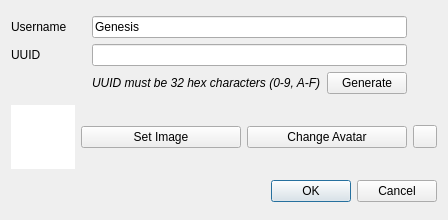
<?xml version="1.0" encoding="UTF-8"?>
<ui version="4.0">
 <class>NewUserDialog</class>
 <widget class="QDialog" name="NewUserDialog">
  <property name="geometry">
   <rect>
    <x>0</x>
    <y>0</y>
    <width>448</width>
    <height>220</height>
   </rect>
  </property>
  <property name="windowTitle">
   <string>New User</string>
  </property>
  <layout class="QGridLayout" name="gridLayout_2">
   <item row="2" column="1" colspan="3">
    <widget class="QDialogButtonBox" name="buttonBox">
     <property name="orientation">
      <enum>Qt::Orientation::Horizontal</enum>
     </property>
     <property name="standardButtons">
      <set>QDialogButtonBox::StandardButton::Cancel|QDialogButtonBox::StandardButton::Ok</set>
     </property>
    </widget>
   </item>
   <item row="1" column="2">
    <widget class="QPushButton" name="setAvatar">
     <property name="text">
      <string>Change Avatar</string>
     </property>
    </widget>
   </item>
   <item row="1" column="1">
    <widget class="QPushButton" name="selectImage">
     <property name="text">
      <string>Set Image</string>
     </property>
    </widget>
   </item>
   <item row="1" column="3">
    <widget class="QToolButton" name="revert">
     <property name="text">
      <string/>
     </property>
    </widget>
   </item>
   <item row="0" column="0" colspan="4">
    <layout class="QGridLayout" name="gridLayout">
     <item row="1" column="0">
      <widget class="QLabel" name="label">
       <property name="text">
        <string>UUID</string>
       </property>
      </widget>
     </item>
     <item row="0" column="1" colspan="2">
      <widget class="QLineEdit" name="username">
       <property name="text">
        <string>Genesis</string>
       </property>
      </widget>
     </item>
     <item row="1" column="1" colspan="2">
      <widget class="QLineEdit" name="uuid"/>
     </item>
     <item row="0" column="0">
      <widget class="QLabel" name="label_2">
       <property name="text">
        <string>Username</string>
       </property>
      </widget>
     </item>
     <item row="2" column="1">
      <widget class="QLabel" name="label_3">
       <property name="font">
        <font>
         <italic>true</italic>
        </font>
       </property>
       <property name="text">
        <string>UUID must be 32 hex characters (0-9, A-F)</string>
       </property>
      </widget>
     </item>
     <item row="2" column="2">
      <widget class="QPushButton" name="generate">
       <property name="text">
        <string>Generate</string>
       </property>
      </widget>
     </item>
     <item row="1" column="3">
      <widget class="QLabel" name="uuidVerified">
       <property name="sizePolicy">
        <sizepolicy hsizetype="Fixed" vsizetype="Preferred">
         <horstretch>0</horstretch>
         <verstretch>0</verstretch>
        </sizepolicy>
       </property>
       <property name="minimumSize">
        <size>
         <width>24</width>
         <height>0</height>
        </size>
       </property>
      </widget>
     </item>
     <item row="0" column="3">
      <widget class="QLabel" name="usernameVerified">
       <property name="text">
        <string/>
       </property>
      </widget>
     </item>
    </layout>
   </item>
   <item row="1" column="0">
    <widget class="QGraphicsView" name="image">
     <property name="sizePolicy">
      <sizepolicy hsizetype="Expanding" vsizetype="Expanding">
       <horstretch>0</horstretch>
       <verstretch>0</verstretch>
      </sizepolicy>
     </property>
     <property name="minimumSize">
      <size>
       <width>64</width>
       <height>64</height>
      </size>
     </property>
     <property name="maximumSize">
      <size>
       <width>64</width>
       <height>64</height>
      </size>
     </property>
     <property name="frameShape">
      <enum>QFrame::Shape::NoFrame</enum>
     </property>
     <property name="frameShadow">
      <enum>QFrame::Shadow::Plain</enum>
     </property>
     <property name="verticalScrollBarPolicy">
      <enum>Qt::ScrollBarPolicy::ScrollBarAlwaysOff</enum>
     </property>
     <property name="horizontalScrollBarPolicy">
      <enum>Qt::ScrollBarPolicy::ScrollBarAlwaysOff</enum>
     </property>
     <property name="interactive">
      <bool>false</bool>
     </property>
    </widget>
   </item>
  </layout>
 </widget>
 <resources/>
 <connections>
  <connection>
   <sender>buttonBox</sender>
   <signal>accepted()</signal>
   <receiver>NewUserDialog</receiver>
   <slot>accept()</slot>
   <hints>
    <hint type="sourcelabel">
     <x>248</x>
     <y>254</y>
    </hint>
    <hint type="destinationlabel">
     <x>157</x>
     <y>274</y>
    </hint>
   </hints>
  </connection>
  <connection>
   <sender>buttonBox</sender>
   <signal>rejected()</signal>
   <receiver>NewUserDialog</receiver>
   <slot>reject()</slot>
   <hints>
    <hint type="sourcelabel">
     <x>316</x>
     <y>260</y>
    </hint>
    <hint type="destinationlabel">
     <x>286</x>
     <y>274</y>
    </hint>
   </hints>
  </connection>
 </connections>
</ui>
